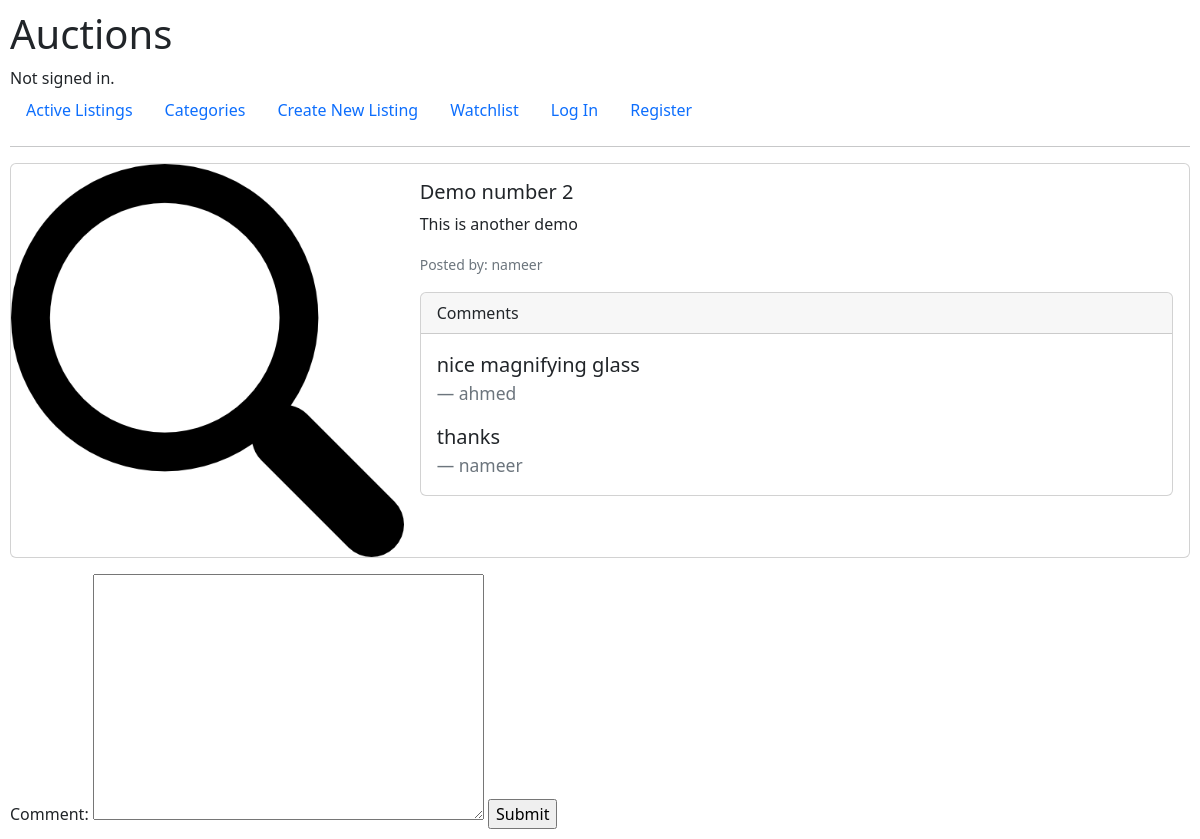
Page /6 on the committed database.
### auctions/models.py (models this page shows)
class Auction(models.Model):
    title = models.CharField(max_length=64)
    img = models.ImageField(upload_to='uploads/', default="uploads/No_image_available.svg.png")
    discription = models.CharField(max_length=200, null="False")
    price = models.DecimalField(max_digits=19,decimal_places=2, null="False", validators=[MinValueValidator(limit_value=1)])
    user_post = models.ForeignKey(User, on_delete=models.CASCADE,related_name="user", default="1")

class User(AbstractUser):
    pass

class Comment(models.Model):
    comment = models.TextField(blank=False)
    auction = models.ForeignKey(Auction, on_delete=models.CASCADE, related_name="commented_on", default="1")
    user_comment = models.ForeignKey(User, on_delete=models.CASCADE,related_name="user_comm", default="1")

### auctions/views.py (the view)
# urls.py: path("<str:auction_id>", views.listing, name="listing"),
def listing(request, auction_id):
    auction = Auction.objects.get(id=auction_id)
    comment_form = New_Comment_form()
    comments = Comment.objects.filter(auction=auction)
    return render(request, 'auctions/listing.html', {'auction':auction, 'comment_form':comment_form, 'comments':comments})

### auctions/forms.py
class New_Comment_form(ModelForm):
    class Meta:
        model = Comment
        fields = ['comment']

### auctions/templates/auctions/listing.html (shortened to what this page needs)
{% extends "auctions/layout.html" %}
{% block body %}
<div class="card mb-3" style="max-width: 100%; height: fit-content;">
    <div class="row g-0">
      <div class="col-md-4">
        <img src="{{auction.img.url}}" class="img-fluid rounded-start" alt="...">
      </div>
      <div class="col-md-8">
        <div class="card-body">
          <h5 class="card-title">{{auction.title}}</h5>
          <p class="card-text">{{auction.discription}}</p>
          {% if auction.user_post == request.user %}
          <p class="card-text"><small class="text-muted">Listing posted by you</small></p>
          {% else %}
          <p class="card-text"><small class="text-muted">Posted by: {{auction.user_post}}</small></p>
          {% endif %}
          <div class="card">
            <div class="card-header">
              Comments
            </div>
            <div class="card-body">
              <blockquote class="blockquote mb-0">
                {% for comment in comments %}
                <p>{{comment.comment}}</p>
                <footer class="blockquote-footer">{{comment.user_comment}}</footer>
                {% endfor %}
              </blockquote>
            </div>
          </div>
        </div>
      </div>
    </div>
  </div>
  <div>
    <form action="{% url 'process_comment' auction.id %}" method="post">
      {{comment_form}}
      <input type="submit">
    </form>
  </div>
{% endblock %}

### auctions/static/auctions/styles.css (style rules this page uses)
body { padding: 10px; }

### rows in the picture
Auction: img (picture), title "Demo number 2", discription "This is another demo", user_post "nameer"
Comment: comment "nice magnifying glass", user_comment "ahmed"
Comment: comment "thanks", user_comment "nameer"
